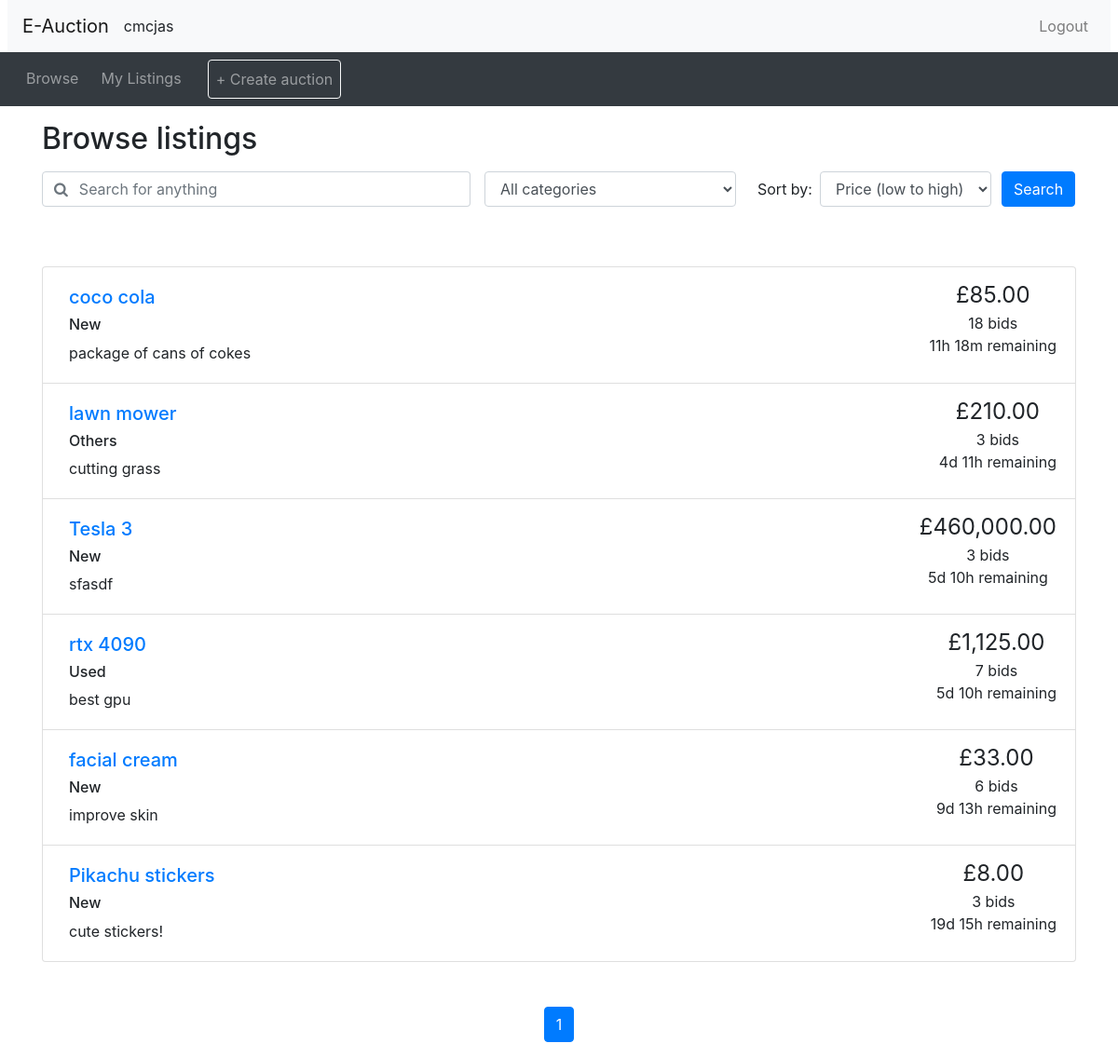
The page /browse.php (signed in) on the database its author committed.
### tables this page shows
CREATE TABLE `Auction` (
  `auctionID` int NOT NULL,
  `title` varchar(100) NOT NULL,
  `itemCondition` varchar(100) NOT NULL,
  `description` varchar(200) NOT NULL,
  `category` varchar(100) NOT NULL,
  `startDate` datetime NOT NULL,
  `startingPrice` float NOT NULL,
  `reservePrice` float NOT NULL,
  `endDate` datetime NOT NULL,
  `noBid` int NOT NULL,
  `winner` varchar(100) NOT NULL,
  `sellerName` varchar(100) NOT NULL
);

### utilities.php (the view, shortened to what this page needs)
<?php
function display_time_remaining($interval) {
    if ($interval->days == 0 && $interval->h == 0) {
      $time_remaining = $interval->format('%im %Ss');
    }
    else if ($interval->days == 0) {
      $time_remaining = $interval->format('%hh %im');
    }
    else {
      $time_remaining = $interval->format('%ad %hh');
    }
  return $time_remaining;
}
function print_listing_li($auction_id, $title, $cond, $desc, $price, $num_bids, $end_time)
{
  if (strlen($desc) > 250) {
    $desc_shortened = substr($desc, 0, 250) . '...';
  }
  else {
    $desc_shortened = $desc;
  }
  if (($num_bids == 1) or ($num_bids == 0)) {
    $bid = ' bid';
  }
  else {
    $bid = ' bids';
  }
  $now = new DateTime();
  if ($now > $end_time) {
    $time_remaining = 'This auction has ended';
  }
  else {
    $time_to_end = date_diff($now, $end_time);
    $time_remaining = display_time_remaining($time_to_end) . ' remaining';
  }
  echo('
    <li class="list-group-item d-flex justify-content-between">
    <div class="p-2 mr-5"><h5><a href="listing.php?auction_id=' . $auction_id . '">' . $title . '</a></h5> <h6>' . $cond. '</h6> ' . $desc_shortened . '</div>
    <div class="text-center text-nowrap"><span style="font-size: 1.5em">£' . number_format($price, 2) . '</span><br/>' . $num_bids . $bid . '<br/>' . $time_remaining . '</div>
  </li>'
  );
}
?>

### browse.php (shortened to what this page needs)
<?php include_once("header.php")?>
<?php require("utilities.php")?>
<div class="container">
<h2 class="my-3">Browse listings</h2>
<div id="searchSpecs">
<form method="get" action="browse.php">
  <div class="row">
    <div class="col-md-5 pr-0">
      <div class="form-group">
	    <div class="input-group">
          <div class="input-group-prepend">
            <span class="input-group-text bg-transparent pr-0 text-muted">
              <i class="fa fa-search"></i>
            </span>
          </div>
          <input type="text" class="form-control border-left-0" name="title" id="keyword" placeholder="Search for anything">
        </div>
      </div>
    </div>
    <div class="col-md-3 pr-0">
      <div class="form-group">
        <select class="form-control" name="category" id="cat">
          <option selected value="">All categories</option>
        </select>
      </div>
    </div>
    <div class="col-md-3 pr-0">
      <div class="form-inline">
        <label class="mx-2" for="order_by">Sort by:</label>
        <select class="form-control" name="order" id="order_by">
          <option selected value="pricelow">Price (low to high)</option>
        </select>
      </div>
    </div>
    <div class="col-md-1 px-0">
      <button type="submit" class="btn btn-primary">Search</button>
    </div>
  </div>
</form>
</div>
</div>
<?php
  if (isset($_GET['keyword'])) {
  }
  else {
    $keyword = $_GET['title'];
  }
  if (isset($_GET['cat'])) {
  }
  else {
    $category = $_GET['category'];
  }
  if (isset($_GET['order_by'])) {
  }
  else {
    $get_order = $_GET['order'];
    if ($get_order === 'pricelow'){
      $order = "startingPrice ASC";
    }elseif ($get_order === 'pricehigh'){
      $order = "startingPrice DESC";;
    }else {
      $order = "endDate";
    }
  }
  if (!isset($_GET['page'])) {
    $curr_page = 1;
  }
  else {
    $curr_page = $_GET['page'];
  }
  require_once "database.php";
  $readSql = "SELECT * FROM Auction";
  $result = mysqli_query($conn, $readSql);
  $num_results = mysqli_num_rows($result);
  $results_per_page = 10;
  $max_page = ceil($num_results / $results_per_page);
?>
<div class="container mt-5">
<ul class="list-group">
<?php
require_once "database.php";
$readSql = "SELECT * FROM Auction WHERE title LIKE '%$keyword%' AND category LIKE '%$category%' ORDER BY $order";
$result = mysqli_query($conn, $readSql);
if ($result != null) {
  while($row = mysqli_fetch_assoc($result)) {
      $auction_id = "$row[auctionID]";
      $title = "$row[title]";
      $condition = "$row[itemCondition]";
      $description = "$row[description]";
      $current_price = $row['startingPrice'];
      $num_bids = $row['noBid'];
      $end_date = new DateTime($row['endDate']);
      print_listing_li($auction_id, $title, $condition, $description, $current_price, $num_bids, $end_date);
  }
}
else {
  echo '<div class="col-md-3 pr-0"><h6>Empty Auction At The Moment :)</h6></div>';
}
?>
</ul>
<nav aria-label="Search results pages" class="mt-5">
  <ul class="pagination justify-content-center">
<?php
  $querystring = "";
  $high_page_boost = max(3 - $curr_page, 0);
  $low_page_boost = max(2 - ($max_page - $curr_page), 0);
  $low_page = max(1, $curr_page - 2 - $low_page_boost);
  $high_page = min($max_page, $curr_page + 2 + $high_page_boost);
  for ($i = $low_page; $i <= $high_page; $i++) {
    if ($i == $curr_page) {
      echo('
    <li class="page-item active">');
    }
    else {
      echo('
    <li class="page-item">');
    }
    echo('
      <a class="page-link" href="browse.php?' . $querystring . 'page=' . $i . '">' . $i . '</a>
    </li>');
  }
?>
  </ul>
</nav>
</div>
<?php include_once("footer.php")?>

### rows shown on the page
auction: title "coco cola", itemCondition "New", description "package of cans of cokes", startingPrice "85.00", noBid "18", noBid "bids", time_remaining "11h 18m remaining"
auction: title "lawn mower", itemCondition "Others", description "cutting grass", startingPrice "210.00", noBid "3", noBid "bids", time_remaining "4d 11h remaining"
auction: title "Tesla 3", itemCondition "New", description "sfasdf", startingPrice "460,000.00", noBid "3", noBid "bids", time_remaining "5d 10h remaining"
auction: title "rtx 4090", itemCondition "Used", description "best gpu", startingPrice "1,125.00", noBid "7", noBid "bids", time_remaining "5d 10h remaining"
auction: title "facial cream", itemCondition "New", description "improve skin", startingPrice "33.00", noBid "6", noBid "bids", time_remaining "9d 13h remaining"
auction: title "Pikachu stickers", itemCondition "New", description "cute stickers!", startingPrice "8.00", noBid "3", noBid "bids", time_remaining "19d 15h remaining"

### other values the page prints
$_SESSION['username'] "cmcjas"
